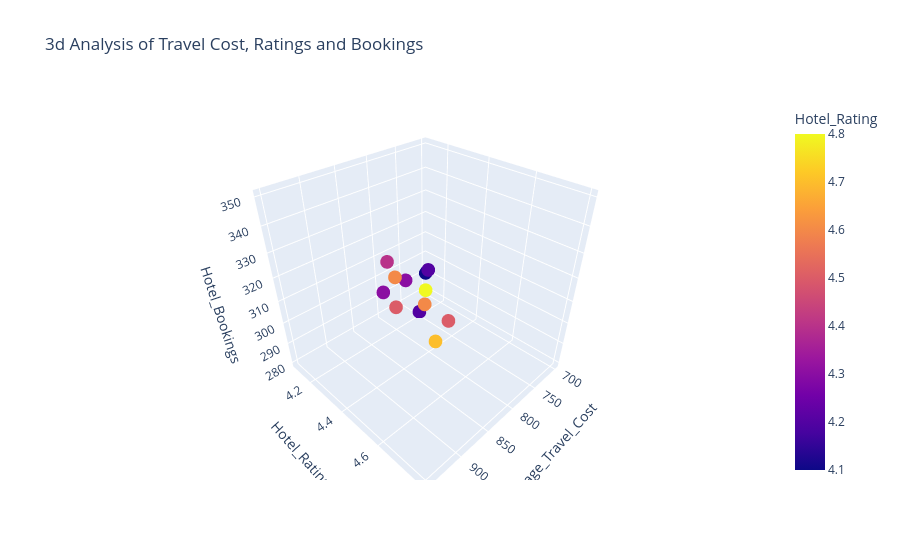

Notebook code for this chart:
### Code cell
px.scatter_3d( df, x = 'Average_Travel_Cost', y = 'Hotel_Rating', z = 'Hotel_Bookings',
              title='3d Analysis of Travel Cost, Ratings and Bookings', color='Hotel_Rating')

### Figure 1 — Plotly figure (JSON) as saved in the notebook; plotly's stock layout.template omitted (floating-point values rounded to 4 significant figures)
{"data": [{"hovertemplate": "Average_Travel_Cost=%{x}<br>Hotel_Rating=%{marker.color}<br>Hotel_Bookings=%{z}<extra></extra>", "legendgroup": "", "marker": {"color": [4.5, 4.2, 4.7, 4.3, 4.1, 4.8, 4.6, 4.4, 4.5, 4.2, 4.3, 4.6], "coloraxis": "coloraxis", "symbol": "circle"}, "mode": "markers", "name": "", "scene": "scene", "showlegend": false, "type": "scatter3d", "x": [800, 750, 900, 850, 700, 950, 920, 870, 890, 730, 810, 880], "y": [4.5, 4.2, 4.7, 4.3, 4.1, 4.8, 4.6, 4.4, 4.5, 4.2, 4.3, 4.6], "z": [300, 280, 320, 310, 290, 350, 340, 330, 320, 300, 310, 325]}], "layout": {"coloraxis": {"colorbar": {"title": {"text": "Hotel_Rating"}}, "colorscale": [[0, "#0d0887"], [0.1111, "#46039f"], [0.2222, "#7201a8"], [0.3333, "#9c179e"], [0.4444, "#bd3786"], [0.5556, "#d8576b"], [0.6667, "#ed7953"], [0.7778, "#fb9f3a"], [0.8889, "#fdca26"], [1, "#f0f921"]]}, "legend": {"tracegroupgap": 0}, "scene": {"domain": {"x": [0, 1], "y": [0, 1]}, "xaxis": {"title": {"text": "Average_Travel_Cost"}}, "yaxis": {"title": {"text": "Hotel_Rating"}}, "zaxis": {"title": {"text": "Hotel_Bookings"}}}, "title": {"text": "3d Analysis of Travel Cost, Ratings and Bookings"}}}
